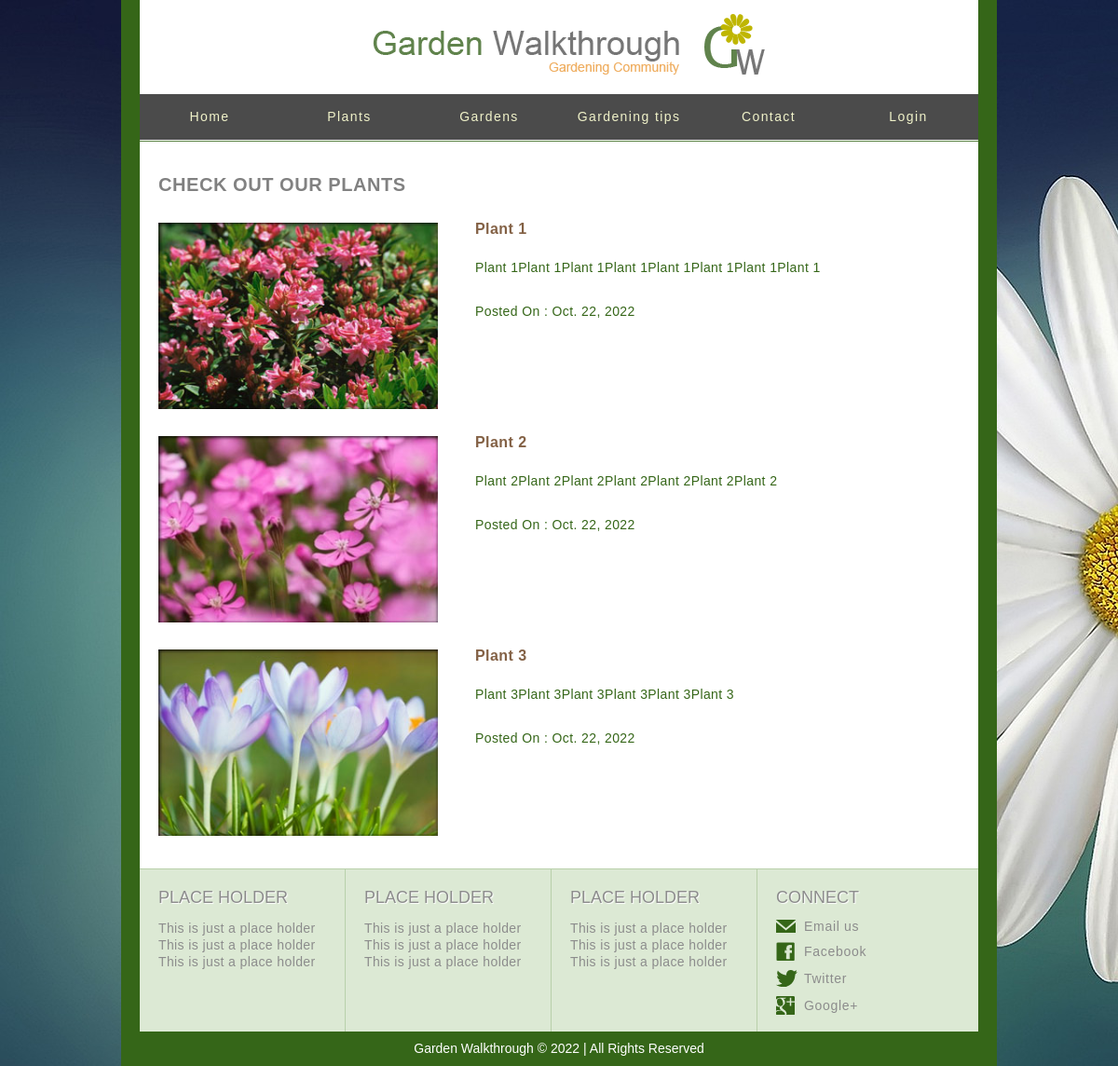
Before: /plant/ with the older database file.
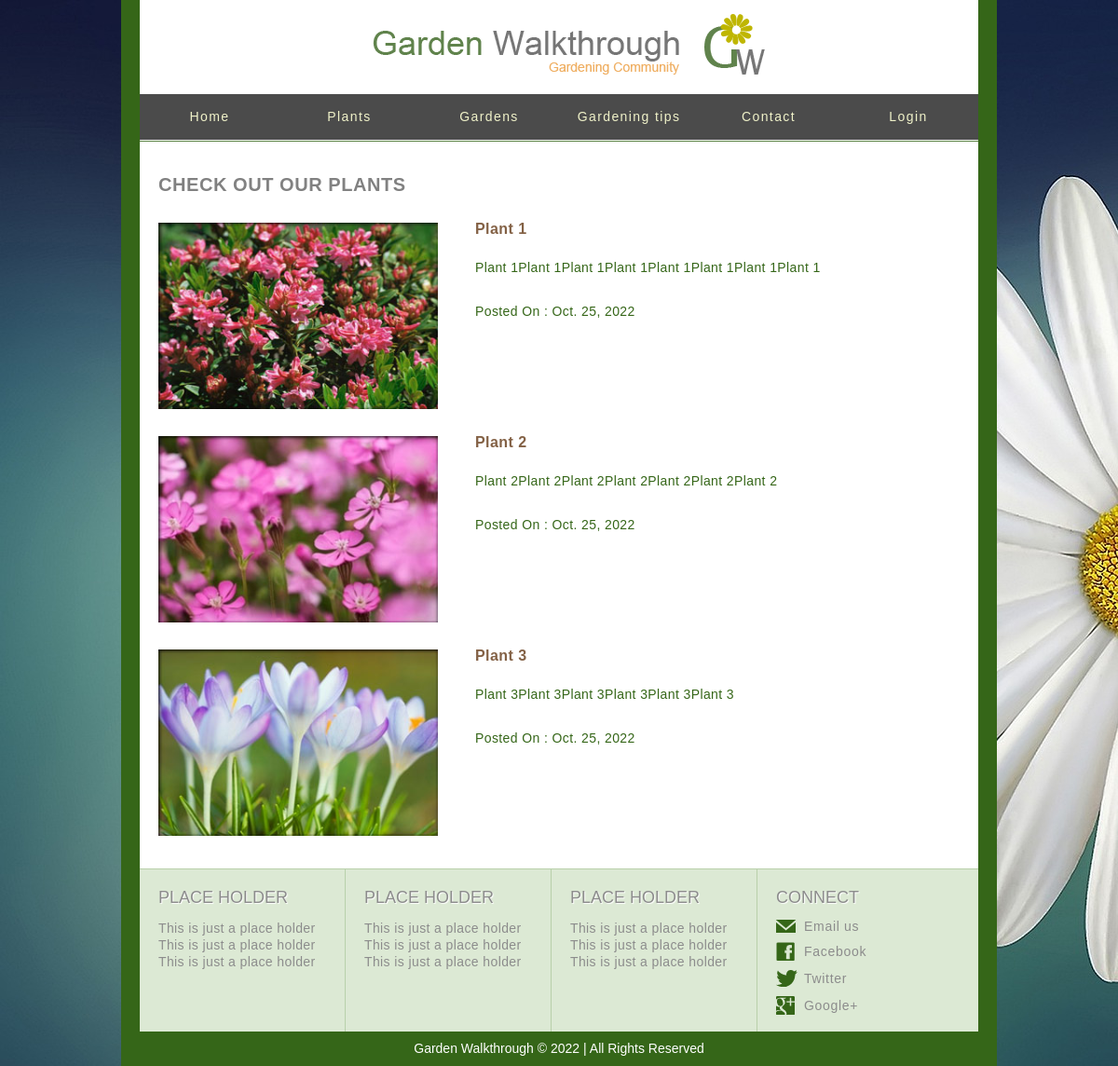
After: the same page with the newer database file.
### plants/models.py (models this page shows, shortened)
class Plant(models.Model):
    title=models.CharField(max_length=30)
    image=models.ImageField()
    descreption=models.TextField()
    uploaded_date=models.DateField(auto_now=True)

### plants/views.py (the view)
# urls.py: path('plant/', views.PlantListView.as_view(),name='plants'),
class PlantListView(ListView):
    template_name='plant_list.html'
    model=Plant
    context_object_name='Plant'

### templates/plant_list.html
{% extends 'base.html' %}
{% load static %}
{% block body %}
<body>
		<div id="body">
			<div id="content">
				<h1>Check out our plants</h1>
					{% for pp in Plant %}
					<ul class="section">
					<li>
					<img style="width:300px;height:200px" src="{{ pp.image.url }}" alt="Image" >
						<div>
							<a style="text-decoration:none;"  href="{% url 'plants:plant' pp.id %}" ><h2>{{pp.title}}</h2></a>
							<p>
								{{pp.descreption}}
							</p>
							<p>
								Posted On : {{pp.uploaded_date}}
							</p>
						</div>
					</li>
				</ul>
					{% endfor %}
			</div>
		</div>
</body>
{% endblock body %}

Changed rows visible on the page:
changed Plant "Plant 1": uploaded_date "Oct. 22, 2022" → "Oct. 25, 2022"
changed Plant "Plant 2": uploaded_date "Oct. 22, 2022" → "Oct. 25, 2022"
changed Plant "Plant 3": uploaded_date "Oct. 22, 2022" → "Oct. 25, 2022"
